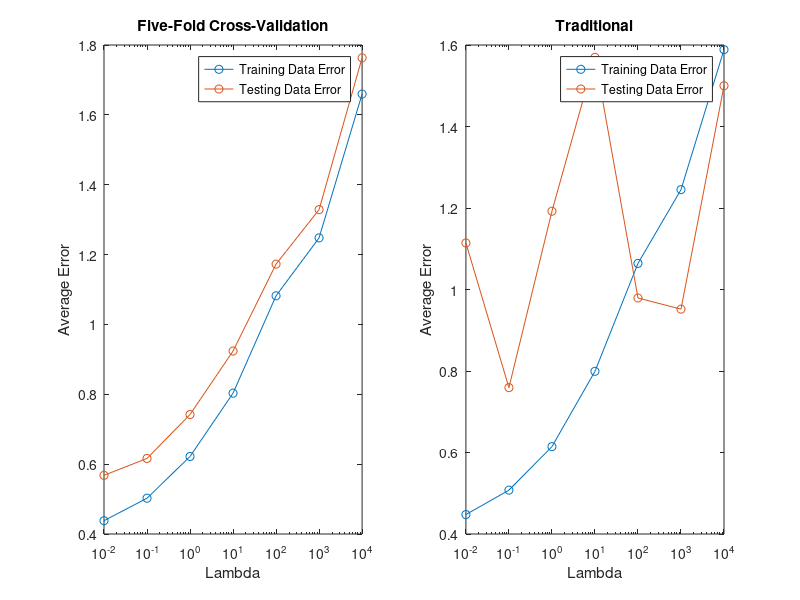

The MATLAB source for this figure:
% developed by Riley Black

% initializing MATLAB environment
close all;
clc;
clear all;

% loading data
ytr = load('hw1ytr.dat');           % training labels
xtr = load('hw1xtr.dat');           % training data
yte = load('hw1yte.dat');           % testing labels
xte = load('hw1xte.dat');           % testing data

% counting data
numtr = length(xtr);
numte = length(xte);

% creating set of regularization parameters to test
lambda = [0.01, 0.1, 1, 10, 100, 1000, 10000];

% creating matrix to not penalize bias term
I = eye(5);
I(5,5) = 0;


%--------------------------------------------------------------------------
%5-FOLD CROSS VALIDATION
%--------------------------------------------------------------------------

% computing size of each "fold" in 5 fold validation
foldsize = numtr/5;

% creating containers to track training/testing error for each parameter
trainingerrcrossval = zeros(7,1);
testingerrcrossval = zeros(7,1);

% iterating through each regularization parameter
for i = 1:7
    
    % defining container to track training/testing error for each "fold"
    foldtrainingerr = zeros(5,1);
    foldtestingerr = zeros(5,1);
    
    % iterating through each "fold"
    for j = 0:4
        
        % computing current validation set location in training set 
        foldstartindex = 1 + (j*foldsize);
        foldendindex = (foldstartindex + (foldsize-1));
        
        % extracting validation set
        vx = xtr(foldstartindex:foldendindex);
        vy = ytr(foldstartindex:foldendindex);
        
        % extracting training set
        tx = xtr;                                   % begin with full x set
        ty = ytr;                                   % begin with full y set
        tx(foldstartindex:foldendindex) = [];       % remove validation
        ty(foldstartindex:foldendindex) = [];       % remove validation
        
        % compute 4th order inputs
        Xt = [tx.^4 tx.^3 tx.^2 tx ones(length(tx),1)];
        
        % compute 5D weight vector
        wt = ((Xt'*Xt)+(lambda(i)*I))\(Xt'*ty);

        % extracting 4th order regression polynomial constants
        a = wt(1);
        b = wt(2);
        c = wt(3);
        d = wt(4);
        e = wt(5);

        % calculating predicted labels for training/testing data
        trainingTx = (a*(tx.^4))+(b*(tx.^3))+(c*(tx.^2))+(d.*tx)+e;
        testingTx = (a*(vx.^4))+(b*(vx.^3))+(c*(vx.^2))+(d.*vx)+e;

        % calculating average error for training/testing data over fold
        foldtrainingerr(j+1) = immse(trainingTx,ty);
        foldtestingerr(j+1) = immse(testingTx,vy);
    end
    
    % calculating average error for training/testing data over parameter
    trainingerrcrossval(i) = mean(foldtrainingerr);
    testingerrcrossval(i) = mean(foldtestingerr);
end


%--------------------------------------------------------------------------
%TRADITIONAL TRAINING
%--------------------------------------------------------------------------

% creating containers to track training/testing error for each parameter
trainingerrtraditional = zeros(7,1);
testingerrtraditional = zeros(7,1);

% iterating through each regularization parameter
for i = 1:7
    
    % compute 4th order inputs
    X = [xtr.^4 xtr.^3 xtr.^2 xtr ones(numtr,1)];
    
    % compute 5D weight vector 
    w = ((X'*X)+(lambda(i)*I))\(X'*ytr);
    
    % extracting 4th order regression polynomial constants
    a = w(1);
    b = w(2);
    c = w(3);
    d = w(4);
    e = w(5);
    
    % calculating predicted labels for training/testing data
    trainingwTx = (a*(xtr.^4))+(b*(xtr.^3))+(c*(xtr.^2))+(d.*xtr)+e;
    testingwTx = (a*(xte.^4))+(b*(xte.^3))+(c*(xte.^2))+(d.*xte)+e;
    
    % calculating average error for training/testing data
    trainingerrtraditional(i) = immse(trainingwTx,ytr);
    testingerrtraditional(i) = immse(testingwTx,yte);  
end


%--------------------------------------------------------------------------
%PLOTTING COMPARISON
%--------------------------------------------------------------------------

figure()
subplot(121)
semilogx(lambda, trainingerrcrossval, '-o')
title('Five-Fold Cross-Validation')
xlabel('Lambda')
ylabel('Average Error')
hold on;
semilogx(lambda, testingerrcrossval, '-o');
legend('Training Data Error','Testing Data Error');
hold off;
subplot(122)
semilogx(lambda, trainingerrtraditional, '-o')
title('Traditional')
xlabel('Lambda')
ylabel('Average Error')
hold on;
semilogx(lambda, testingerrtraditional, '-o');
legend('Training Data Error','Testing Data Error');
hold off;
